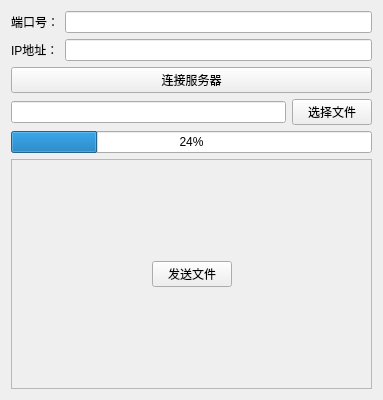
<?xml version="1.0" encoding="UTF-8"?>
<ui version="4.0">
 <class>CMainViewClass</class>
 <widget class="QWidget" name="CMainViewClass">
  <property name="geometry">
   <rect>
    <x>0</x>
    <y>0</y>
    <width>383</width>
    <height>400</height>
   </rect>
  </property>
  <property name="windowTitle">
   <string>CMainView</string>
  </property>
  <layout class="QVBoxLayout" name="verticalLayout" stretch="3,3,0,3,1,3">
   <item>
    <layout class="QHBoxLayout" name="horizontalLayout">
     <item>
      <widget class="QLabel" name="label">
       <property name="text">
        <string>端口号：</string>
       </property>
      </widget>
     </item>
     <item>
      <widget class="QLineEdit" name="PortText"/>
     </item>
    </layout>
   </item>
   <item>
    <layout class="QHBoxLayout" name="horizontalLayout_2">
     <item>
      <widget class="QLabel" name="label_2">
       <property name="text">
        <string>IP地址：</string>
       </property>
      </widget>
     </item>
     <item>
      <widget class="QLineEdit" name="IPText"/>
     </item>
    </layout>
   </item>
   <item>
    <widget class="QPushButton" name="ConnectSeverBtn">
     <property name="text">
      <string>连接服务器</string>
     </property>
    </widget>
   </item>
   <item>
    <layout class="QHBoxLayout" name="horizontalLayout_3">
     <item>
      <widget class="QLineEdit" name="FilePath"/>
     </item>
     <item>
      <widget class="QPushButton" name="SelectPathBtn">
       <property name="text">
        <string>选择文件</string>
       </property>
      </widget>
     </item>
    </layout>
   </item>
   <item>
    <widget class="QProgressBar" name="progressBar">
     <property name="value">
      <number>24</number>
     </property>
    </widget>
   </item>
   <item>
    <widget class="QFrame" name="frame">
     <property name="frameShape">
      <enum>QFrame::StyledPanel</enum>
     </property>
     <property name="frameShadow">
      <enum>QFrame::Raised</enum>
     </property>
     <layout class="QHBoxLayout" name="horizontalLayout_4">
      <item>
       <spacer name="horizontalSpacer">
        <property name="orientation">
         <enum>Qt::Horizontal</enum>
        </property>
        <property name="sizeHint" stdset="0">
         <size>
          <width>126</width>
          <height>20</height>
         </size>
        </property>
       </spacer>
      </item>
      <item>
       <widget class="QPushButton" name="SendMessageBtn">
        <property name="text">
         <string>发送文件</string>
        </property>
       </widget>
      </item>
      <item>
       <spacer name="horizontalSpacer_2">
        <property name="orientation">
         <enum>Qt::Horizontal</enum>
        </property>
        <property name="sizeHint" stdset="0">
         <size>
          <width>126</width>
          <height>20</height>
         </size>
        </property>
       </spacer>
      </item>
     </layout>
    </widget>
   </item>
  </layout>
 </widget>
 <layoutdefault spacing="6" margin="11"/>
 <resources>
  <include location="SendFile.qrc"/>
 </resources>
 <connections/>
</ui>
